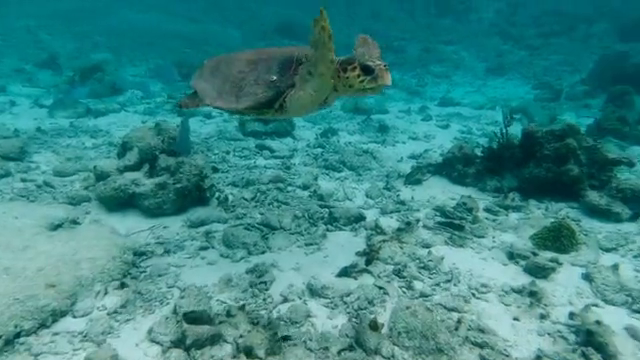
#> input picture frame 14 of OpenCV/opencv4/images/video8.mp4, 640 x 360 px
$ python c3_objectTracking.py
#> lines starting #> are read from the running program, lines starting #| are printed output that depends on the picture
### OpenCV/opencv4/createFolder.py
import os

# 폴더 생성하기
def createFolder(dir):
    try:
        if not os.path.exists(dir):
            os.makedirs(dir)
    except OSError:
        print ('Error: createFolder')

### OpenCV/opencv4/c3_objectTracking.py
# 객체 추적 예제 (c3_objectTracking.py)

# 관련 라이브러리 선언
import cv2
from createFolder import createFolder

save_dir = "./code_res_imgs/c3_objectTracking"
createFolder(save_dir)

# 추적 방법 나열
# tracker_types = ['BOOSTING', 'MIL', 'KCF', 'TLD', 'MEDIANFLOW', 'GOTURN', 'MOSSE', 'CSRT']

# 'CSRT', 'KCF'
tracker_types = ['CSRT', 'KCF']

for tracker_type in tracker_types:
    # 추적기 생성
    if tracker_type == 'BOOSTING':
        tracker = cv2.TrackerBoosting_create()
    if tracker_type == 'MIL':
        tracker = cv2.TrackerMIL_create()
    if tracker_type == 'KCF':
        tracker = cv2.TrackerKCF_create()
    if tracker_type == 'TLD':
        tracker = cv2.TrackerTLD_create()
    if tracker_type == 'MEDIANFLOW':
        tracker = cv2.TrackerMedianFlow_create()
    if tracker_type == 'GOTURN':
        tracker = cv2.TrackerGOTURN_create()
    if tracker_type == 'MOSSE':
        tracker = cv2.TrackerMOSSE_create()
    if tracker_type == "CSRT":
        tracker = cv2.TrackerCSRT_create()

    # 비디오 읽기
    cap = cv2.VideoCapture("./images/video8.mp4")

    # 첫프레임을 읽고, 추적 영역 설정
    ret, frame = cap.read()
#> frame is the input picture: shape (360, 640, 3); mean B, G, R 133.3, 134, 55.9
    if not ret:
        exit(-1)
    frame = cv2.resize(frame, (320, 240))
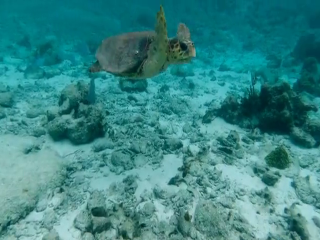
#> frame: shape (240, 320, 3); mean B, G, R 133.3, 134, 55.9
#> (the run stopped early here; a loop or call above may not have finished)

$ run again, starting later in the video
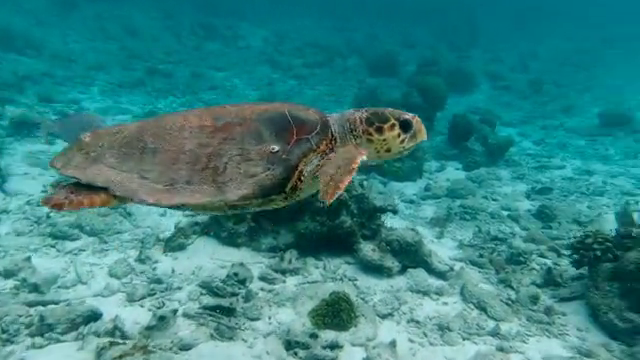
#> input picture frame 67 of OpenCV/opencv4/images/video8.mp4, 640 x 360 px
#> frame is the input picture: shape (360, 640, 3); mean B, G, R 130.5, 130.2, 53.4
#> `frame = cv2.resize(frame, (320, 240))`:
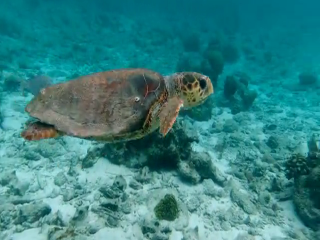
#> frame: shape (240, 320, 3); mean B, G, R 130.5, 130.2, 53.4

$ run again, starting later in the video
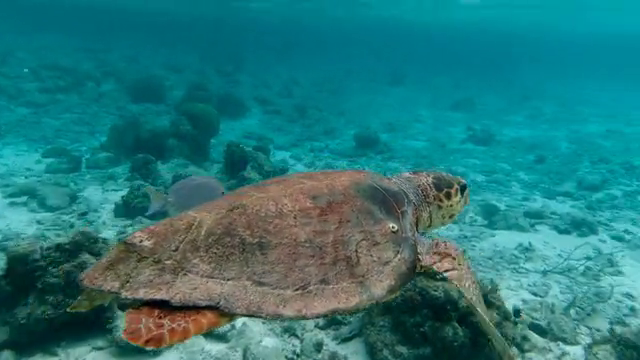
#> input picture frame 119 of OpenCV/opencv4/images/video8.mp4, 640 x 360 px
#> frame is the input picture: shape (360, 640, 3); mean B, G, R 121.8, 119.9, 38.5
#> `frame = cv2.resize(frame, (320, 240))`:
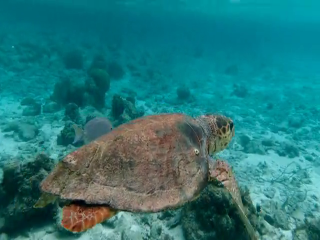
#> frame: shape (240, 320, 3); mean B, G, R 121.8, 119.9, 38.5
